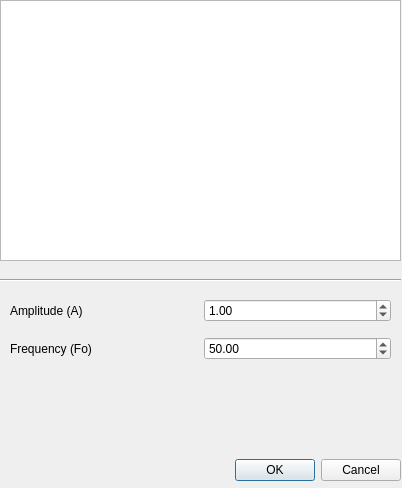
<?xml version="1.0" encoding="UTF-8"?>
<ui version="4.0">
 <class>NewSawtoothDialog</class>
 <widget class="QDialog" name="NewSawtoothDialog">
  <property name="geometry">
   <rect>
    <x>0</x>
    <y>0</y>
    <width>402</width>
    <height>488</height>
   </rect>
  </property>
  <property name="sizePolicy">
   <sizepolicy hsizetype="Fixed" vsizetype="Fixed">
    <horstretch>0</horstretch>
    <verstretch>0</verstretch>
   </sizepolicy>
  </property>
  <property name="minimumSize">
   <size>
    <width>402</width>
    <height>488</height>
   </size>
  </property>
  <property name="maximumSize">
   <size>
    <width>402</width>
    <height>488</height>
   </size>
  </property>
  <property name="windowTitle">
   <string>Periodic Known Signal-Sawtooth</string>
  </property>
  <property name="sizeGripEnabled">
   <bool>false</bool>
  </property>
  <widget class="QDialogButtonBox" name="buttonBox">
   <property name="geometry">
    <rect>
     <x>180</x>
     <y>450</y>
     <width>221</width>
     <height>41</height>
    </rect>
   </property>
   <property name="orientation">
    <enum>Qt::Horizontal</enum>
   </property>
   <property name="standardButtons">
    <set>QDialogButtonBox::Cancel|QDialogButtonBox::Ok</set>
   </property>
  </widget>
  <widget class="Line" name="line">
   <property name="geometry">
    <rect>
     <x>0</x>
     <y>270</y>
     <width>401</width>
     <height>21</height>
    </rect>
   </property>
   <property name="orientation">
    <enum>Qt::Horizontal</enum>
   </property>
  </widget>
  <widget class="QWidget" name="layoutWidget">
   <property name="geometry">
    <rect>
     <x>10</x>
     <y>290</y>
     <width>381</width>
     <height>81</height>
    </rect>
   </property>
   <layout class="QVBoxLayout" name="verticalLayout">
    <item>
     <layout class="QHBoxLayout" name="horizontalLayout">
      <item>
       <widget class="QLabel" name="labelAmplitude">
        <property name="text">
         <string>Amplitude (A)</string>
        </property>
       </widget>
      </item>
      <item>
       <widget class="QDoubleSpinBox" name="doubleSpinBoxAmplitude">
        <property name="maximum">
         <double>1.100000000000000</double>
        </property>
        <property name="singleStep">
         <double>0.100000000000000</double>
        </property>
        <property name="value">
         <double>1.000000000000000</double>
        </property>
       </widget>
      </item>
     </layout>
    </item>
    <item>
     <layout class="QHBoxLayout" name="horizontalLayout_2">
      <item>
       <widget class="QLabel" name="labelFrequency">
        <property name="text">
         <string>Frequency (Fo)</string>
        </property>
       </widget>
      </item>
      <item>
       <widget class="QDoubleSpinBox" name="doubleSpinBoxFrequency">
        <property name="maximum">
         <double>20000.000000000000000</double>
        </property>
        <property name="value">
         <double>50.000000000000000</double>
        </property>
       </widget>
      </item>
     </layout>
    </item>
   </layout>
  </widget>
  <widget class="PlotWidget" name="PreviewPlot">
   <property name="geometry">
    <rect>
     <x>0</x>
     <y>0</y>
     <width>401</width>
     <height>261</height>
    </rect>
   </property>
  </widget>
 </widget>
 <customwidgets>
  <customwidget>
   <class>PlotWidget</class>
   <extends>QGraphicsView</extends>
   <header>pyqtgraph</header>
  </customwidget>
 </customwidgets>
 <resources/>
 <connections>
  <connection>
   <sender>buttonBox</sender>
   <signal>accepted()</signal>
   <receiver>NewSawtoothDialog</receiver>
   <slot>accept()</slot>
   <hints>
    <hint type="sourcelabel">
     <x>400</x>
     <y>450</y>
    </hint>
    <hint type="destinationlabel">
     <x>157</x>
     <y>274</y>
    </hint>
   </hints>
  </connection>
  <connection>
   <sender>buttonBox</sender>
   <signal>rejected()</signal>
   <receiver>NewSawtoothDialog</receiver>
   <slot>reject()</slot>
   <hints>
    <hint type="sourcelabel">
     <x>400</x>
     <y>450</y>
    </hint>
    <hint type="destinationlabel">
     <x>286</x>
     <y>274</y>
    </hint>
   </hints>
  </connection>
 </connections>
</ui>
